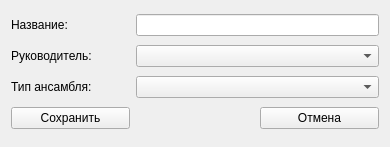
<?xml version="1.0" encoding="UTF-8"?>
<ui version="4.0">
 <class>AddEnsemble</class>
 <widget class="QWidget" name="AddEnsemble">
  <property name="geometry">
   <rect>
    <x>0</x>
    <y>0</y>
    <width>390</width>
    <height>147</height>
   </rect>
  </property>
  <property name="windowTitle">
   <string>Form</string>
  </property>
  <layout class="QGridLayout" name="gridLayout">
   <item row="0" column="1" colspan="2">
    <widget class="QLineEdit" name="nameEdit"/>
   </item>
   <item row="2" column="1" colspan="2">
    <widget class="QComboBox" name="typesBox"/>
   </item>
   <item row="2" column="0">
    <widget class="QLabel" name="label_4">
     <property name="text">
      <string>Тип ансамбля:</string>
     </property>
    </widget>
   </item>
   <item row="3" column="0">
    <widget class="QPushButton" name="saveButton">
     <property name="text">
      <string>Сохранить</string>
     </property>
    </widget>
   </item>
   <item row="3" column="2">
    <widget class="QPushButton" name="cancelButton">
     <property name="text">
      <string>Отмена</string>
     </property>
    </widget>
   </item>
   <item row="1" column="1" colspan="2">
    <widget class="QComboBox" name="liderBox"/>
   </item>
   <item row="1" column="0">
    <widget class="QLabel" name="label_3">
     <property name="text">
      <string>Руководитель:</string>
     </property>
    </widget>
   </item>
   <item row="0" column="0">
    <widget class="QLabel" name="label_2">
     <property name="text">
      <string>Название:</string>
     </property>
    </widget>
   </item>
  </layout>
 </widget>
 <resources/>
 <connections/>
</ui>
